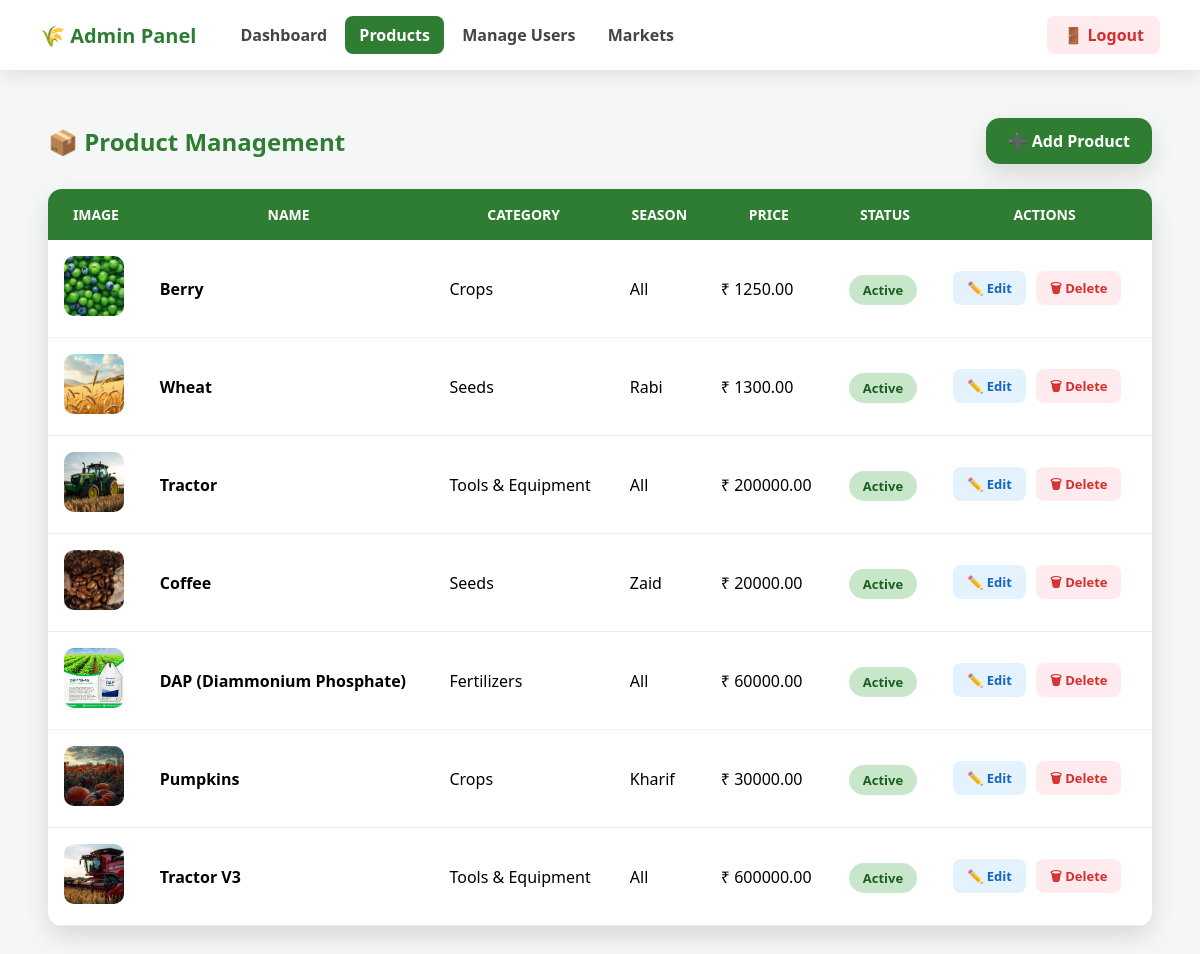
The app's page /products/admin/ (signed in), older data.
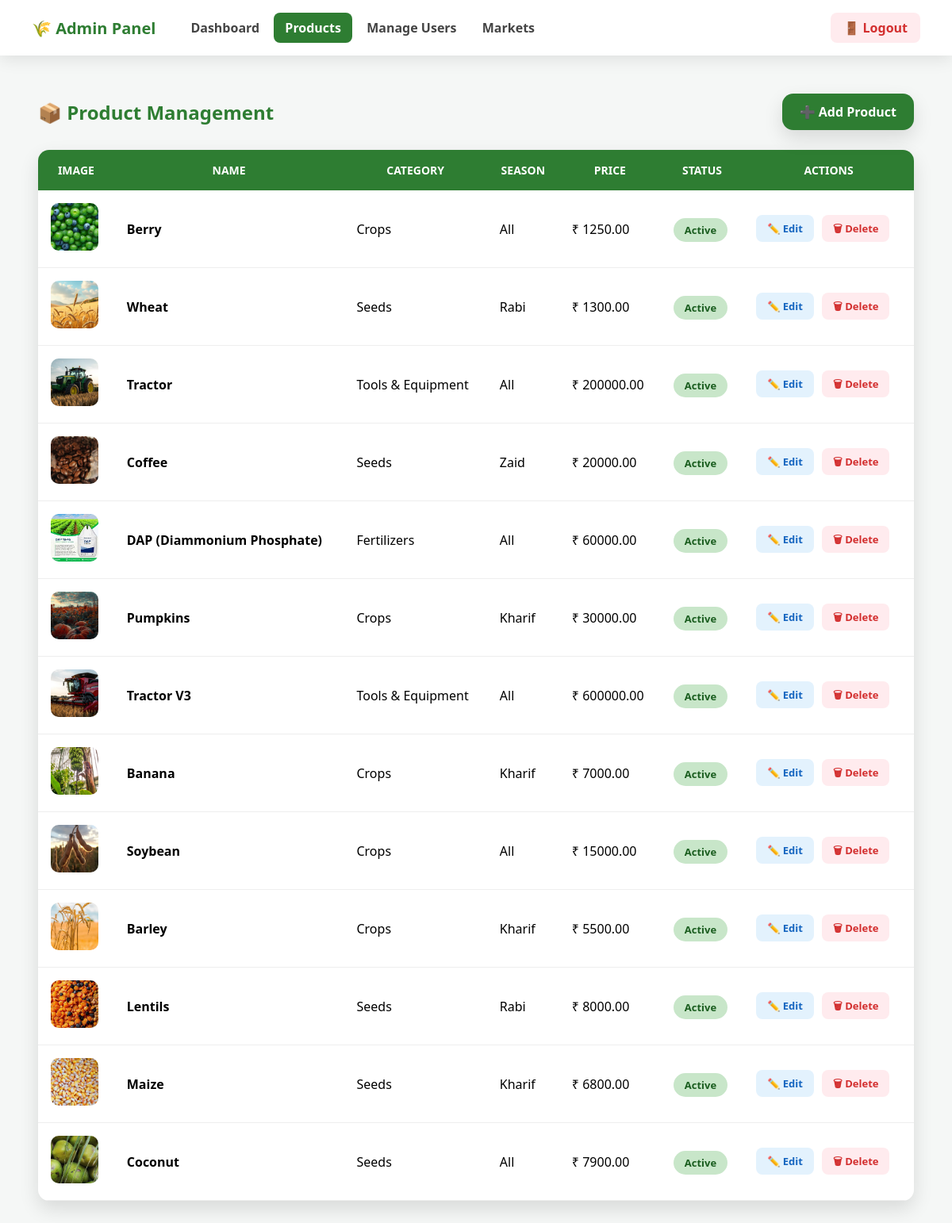
The same page, newer data.
### products/models.py (models this page shows, shortened)
class Product(models.Model):
    SEASON_CHOICES = [
        ('Kharif', 'Kharif'),
        ('Rabi', 'Rabi'),
        ('Zaid', 'Zaid'),
        ('All', 'All Seasons'),
    ]
    name = models.CharField(max_length=120)
    category = models.ForeignKey(
        ProductCategory,
        on_delete=models.CASCADE,
        related_name="products"
    )
    season = models.CharField(
        max_length=20,
        choices=SEASON_CHOICES,
        default="All"
    )
    product_type = models.CharField(
        max_length=100,
        help_text="Hybrid, Organic, BT, Equipment Type"
    )
    description = models.TextField()
    image = models.ImageField(upload_to="products/", blank=True, null=True)
    price = models.DecimalField(
        max_digits=8,
        decimal_places=2,
        blank=True,
        null=True
    )
    is_active = models.BooleanField(default=True)
    created_at = models.DateTimeField(auto_now_add=True)

class ProductCategory(models.Model):
    key = models.CharField(max_length=30, unique=True)
    name = models.CharField(max_length=50)
    icon = models.CharField(max_length=50, help_text="Material icon name")

### farmersaccapp/decorators.py (the view)
    def wrapper(request, *args, **kwargs):
        if not request.session.get("user_id"):
            return redirect("login")
        if request.session.get("role") != "admin":
            return redirect("login")
        return view_func(request, *args, **kwargs)

### products/views.py (called while the page is built)
@admin_required
def admin_products(request):
    products = Product.objects.all()
    return render(request, "admin/products.html", {"products": products})

### templates/admin/products.html (shortened to what this page needs)
<!DOCTYPE html>
<html lang="en">
<head>
</head>
<body>
    <div class="navbar">
        <div class="nav-left">
            <a href="{% url 'admin_dashboard' %}" class="brand">🌾 Admin Panel</a>
            <div class="nav-links">
                <a href="{% url 'admin_dashboard' %}">Dashboard</a>
                <a href="{% url 'admin_products' %}" class="active">Products</a>
                <a href="{% url 'admin_users' %}" >Manage Users</a>
                <a href="{% url 'admin_markets' %}" >Markets</a>
            </div>
        </div>
        <a href="{% url 'logout' %}" class="logout-btn">🚪 Logout</a>
    </div>
    <div class="page-header">
        <h2>📦 Product Management</h2>
        <a href="{% url 'admin_add_product' %}" class="add-btn">➕ Add Product</a>
    </div>
    <div class="table-wrap">
        <table>
            <thead>
                <tr>
                    <th>Image</th>
                    <th>Name</th>
                    <th>Category</th>
                    <th>Season</th>
                    <th>Price</th>
                    <th>Status</th>
                    <th>Actions</th>
                </tr>
            </thead>
            <tbody>
                {% for p in products %}
                <tr>
                    <td>
                        {% if p.image %}
                        <img src="{{ p.image.url }}" class="product-img">
                        {% else %} — {% endif %}
                    </td>
                    <td><strong>{{ p.name }}</strong></td>
                    <td>{{ p.category.name }}</td>
                    <td>{{ p.season }}</td>
                    <td>₹ {{ p.price }}</td>
                    <td>
                        {% if p.is_active %}
                        <span class="status active">Active</span>
                        {% else %}
                        <span class="status inactive">Inactive</span>
                        {% endif %}
                    </td>
                    <td class="actions">
                        <a href="{% url 'admin_edit_product' p.id %}" class="edit-btn">✏️ Edit</a>
                        <a href="{% url 'admin_delete_product' p.id %}" onclick="return confirm('Delete this product?')"
                            class="delete-btn">🗑 Delete</a>
                    </td>
                </tr>
                {% empty %}
                <tr>
                    <td colspan="7" class="empty">
                        🚫 No products found. Click <strong>Add Product</strong> to get started.
                    </td>
                </tr>
                {% endfor %}
            </tbody>
        </table>
    </div>
</body>
</html>

### templates/admin/products.html (style rules this page uses)
:root { --green: #2E7D32; --green-light: #E8F5E9; --danger: #D32F2F; --dark: #1B1B1B; --bg: #F5F7F6; --radius: 14px; --shadow: 0 10px 25px rgba(0, 0, 0, 0.12); }
* { box-sizing: border-box; font-family: "Segoe UI", system-ui, sans-serif; }
body { background: var(--bg); padding: 110px 40px 40px; }
.navbar { position: fixed; top: 0; left: 0; right: 0; height: 70px; background: white; box-shadow: 0 4px 20px rgba(0, 0, 0, .1); display: flex; align-items: center; justify-content: space-between; padding: 0 40px; z-index: 1000; }
.nav-left { display: flex; align-items: center; gap: 30px; }
.brand { font-size: 20px; font-weight: 700; color: var(--green); text-decoration: none; }
.nav-links a { text-decoration: none; font-weight: 600; color: #444; padding: 8px 14px; border-radius: 8px; transition: background .2s ease, color .2s ease; }
.nav-links .active { background: var(--green); color: white; }
.logout-btn { background: #FFEBEE; color: var(--danger); padding: 8px 16px; border-radius: 8px; text-decoration: none; font-weight: 600; }
.page-header { display: flex; justify-content: space-between; align-items: center; margin-bottom: 25px; }
h2 { color: var(--green); margin: 0; }
.add-btn { padding: 12px 22px; background: var(--green); color: white; border-radius: var(--radius); text-decoration: none; font-weight: 600; box-shadow: var(--shadow); transition: transform .2s ease, box-shadow .2s ease; }
.table-wrap { overflow-x: auto; background: white; border-radius: var(--radius); box-shadow: var(--shadow); }
table { width: 100%; border-collapse: collapse; min-width: 900px; }
th { background: var(--green); color: white; padding: 16px; text-transform: uppercase; font-size: 14px; }
td { padding: 16px; border-bottom: 1px solid #eee; }
.product-img { width: 60px; height: 60px; object-fit: cover; border-radius: 10px; }
.status { padding: 6px 14px; border-radius: 50px; font-size: 13px; font-weight: 600; }
.active { background: #C8E6C9; color: #1B5E20; }
.actions a { text-decoration: none; padding: 8px 14px; border-radius: 8px; font-size: 13px; font-weight: 600; margin-right: 6px; }
.edit-btn { background: #E3F2FD; color: #1565C0; }
.delete-btn { background: #FFEBEE; color: var(--danger); }

Row changes from the older to the newer data that the page shows:
added Product: image (picture), name "Banana", category.name "Crops", season "Kharif", price "7000.00", is_active "Active"
added Product: image (picture), name "Soybean", category.name "Crops", season "All", price "15000.00", is_active "Active"
added Product: image (picture), name "Barley", category.name "Crops", season "Kharif", price "5500.00", is_active "Active"
added Product: image (picture), name "Lentils", category.name "Seeds", season "Rabi", price "8000.00", is_active "Active"
added Product: image (picture), name "Maize", category.name "Seeds", season "Kharif", price "6800.00", is_active "Active"
added Product: image (picture), name "Coconut", category.name "Seeds", season "All", price "7900.00", is_active "Active"
